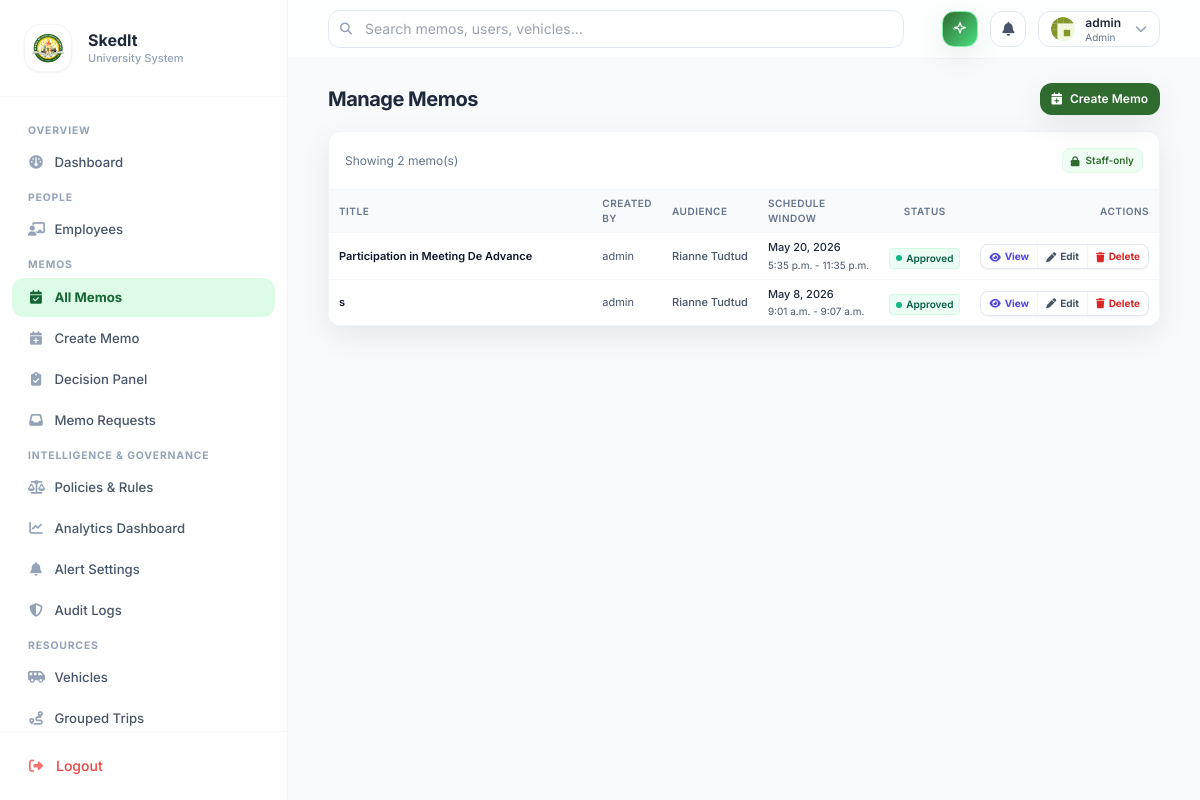
Page /memos/manage/memos/ (signed in) on the earlier database version.
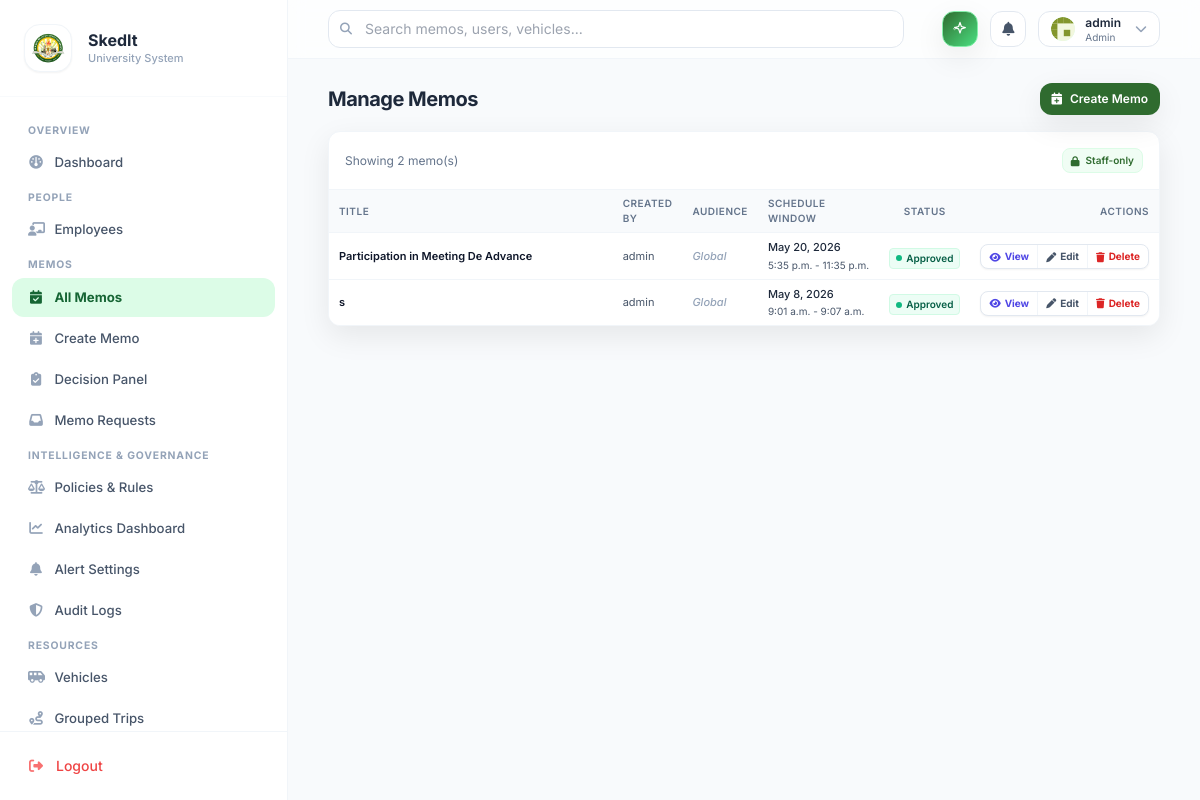
Same page on the later database version.
### memos/models.py (models this page shows, shortened)
class Memo(models.Model):
    class Priority(models.TextChoices):
        CRITICAL = "critical", "Critical"
        HIGH = "high", "High"
        MEDIUM = "medium", "Medium"
        LOW = "low", "Low"
    class Status(models.TextChoices):
        DRAFT = "draft", "Draft"
        PENDING = "pending", "Pending"
        APPROVED = "approved", "Approved"
        REJECTED = "rejected", "Rejected"
        DELEGATED = "delegated", "Delegated"
        CONFLICT = "conflict", "Conflict"
    class Category(models.TextChoices):
        INTERNAL = "internal", "Internal"
        EXTERNAL = "external", "External"
    title = models.CharField(max_length=200)
    description = models.TextField(blank=True)
    created_by = models.ForeignKey(
        settings.AUTH_USER_MODEL,
        on_delete=models.SET_NULL,
        null=True,
        blank=True,
        related_name="created_memos",
    )
    employees = models.ManyToManyField(
        settings.AUTH_USER_MODEL, related_name="memos", blank=True
    )
    to_all = models.BooleanField(default=False)
    reference_number = models.CharField(max_length=50, blank=True)
    date = models.DateField()
    start_time = models.TimeField()
    end_time = models.TimeField()
    venue = models.CharField(max_length=255, blank=True)
    destination = models.CharField(max_length=255, blank=True)
    priority = models.CharField(max_length=10, choices=Priority.choices, default=Priority.MEDIUM)
    required = models.BooleanField(default=False)
    category = models.CharField(max_length=20, choices=Category.choices, default=Category.INTERNAL)
    status = models.CharField(max_length=15, choices=Status.choices, default=Status.PENDING)
    delegated_to = models.ForeignKey(
        settings.AUTH_USER_MODEL,
        on_delete=models.SET_NULL,
        null=True,
        blank=True,
        related_name="delegated_memos",
    )
    campus = models.ForeignKey(
        "accounts.Campus", on_delete=models.SET_NULL, null=True, blank=True, related_name="memos"
    )
    department = models.ForeignKey(
        "accounts.Department", on_delete=models.SET_NULL, null=True, blank=True, related_name="memos"
    )
    created_at = models.DateTimeField(default=timezone.now, editable=False)
    updated_at = models.DateTimeField(auto_now=True)
    class Meta:
        ordering = ["-date", "start_time"]
        indexes = [
            models.Index(fields=["date", "start_time", "end_time"]),
        ]
    def get_employee_names(self) -> str:
        if self.to_all:
            return "All Faculty Members and Student"
        names = []
        for user in self.employees.all():
            if hasattr(user, 'profile') and user.profile.first_name:
                names.append(f"{user.profile.first_name} {user.profile.last_name}")
            else:
                names.append(user.get_full_name() or user.username)
        return ", ".join(names)

### accounts/models.py (models this page shows, shortened)
class Profile(models.Model):
    class Role(models.TextChoices):
        ADMIN = "admin", "Admin"
        HR = "hr", "HR"
        EMPLOYEE = "instructor", "Employee"
        APPROVER = "approver", "Department Head/Approver"
        TRANSPORTATION = "transportation", "Transportation"
        STAFF = "staff", "Staff"
    user = models.OneToOneField(User, on_delete=models.CASCADE, related_name="profile")
    first_name = models.CharField(max_length=150, blank=True)
    middle_name = models.CharField(max_length=150, blank=True)
    last_name = models.CharField(max_length=150, blank=True)
    employee_id = models.CharField(max_length=50, unique=True, null=True, blank=True)
    mobile_number = models.CharField(max_length=30, blank=True)
    address = models.TextField(blank=True)
    role = models.CharField(max_length=20, choices=Role.choices, default=Role.EMPLOYEE)
    department = models.ForeignKey(
        Department, on_delete=models.SET_NULL, null=True, blank=True, related_name="profiles"
    )
    profile_picture = models.ImageField(upload_to="profile_pictures/", null=True, blank=True)

### memos/views.py (the view)
# urls.py: path("manage/memos/", views.memo_admin_list, name="memo_admin_list"),
@login_required
def memo_admin_list(request):
    if not _is_admin(request.user):
        messages.error(request, "You do not have permission to view this page.")
        return redirect("accounts:post_login")
    memos = Memo.objects.all().prefetch_related("employees", "created_by").order_by("-date", "start_time")
    return render(request, "memos/memo_admin_list.html", {"memos": memos})

### memos/views.py (called while the page is built)
def _is_admin(user) -> bool:
    if not user or not getattr(user, "is_authenticated", False):
        return False
    if getattr(user, "is_staff", False) or getattr(user, "is_superuser", False):
        return True
    role = getattr(getattr(user, "profile", None), "role", None)
    return role == Profile.Role.ADMIN

### notifications/context_processors.py (called while the page is built)
def unread_notifications(request):
    user = getattr(request, "user", None)
    if not user or not getattr(user, "is_authenticated", False):
        return {
            "unread_notifications_count": 0,
            "recent_notifications": [],
        }
    return {
        "unread_notifications_count": Notification.objects.filter(user=user, is_read=False).count(),
        "recent_notifications": (
            Notification.objects.filter(user=user)
            .order_by("-created_at")[:8]
        ),
    }

### memos/templates/memos/memo_admin_list.html (shortened to what the changed rows need)
{% extends "base.html" %}
{% block content %}
<div class="flex items-center justify-between gap-4">
  <div>
    <h1 class="text-xl font-bold tracking-tight">Manage Memos</h1>
  </div>
</div>
<div class="mt-4 rounded-xl bg-white border border-slate-100 shadow-soft overflow-hidden" x-data="{ viewMemo: null, showDeleteModal: false, deleteUrl: '', deleteTitle: '' }">
  <div class="overflow-x-auto">
    <table class="min-w-full text-left divide-y divide-slate-200">
      <thead class="bg-slate-50">
        <tr class="border-b border-slate-100">
          <th class="px-2.5 py-1.5 text-[10px] font-semibold tracking-wider text-slate-500 uppercase">Title</th>
          <th class="px-2.5 py-1.5 text-[10px] font-semibold tracking-wider text-slate-500 uppercase">Created By</th>
          <th class="px-2.5 py-1.5 text-[10px] font-semibold tracking-wider text-slate-500 uppercase">Audience</th>
          <th class="px-2.5 py-1.5 text-[10px] font-semibold tracking-wider text-slate-500 uppercase">Schedule Window</th>
          <th class="px-2.5 py-1.5 text-[10px] font-semibold tracking-wider text-slate-500 uppercase text-center">Status</th>
          <th class="px-2.5 py-1.5 text-[10px] font-semibold tracking-wider text-slate-500 uppercase text-right">Actions</th>
        </tr>
      </thead>
      <tbody class="divide-y divide-slate-100 bg-white">
        {% for memo in memos %}
        <tr class="hover:bg-slate-50/50 transition-colors">
          <td class="px-2.5 py-1.5 w-2/5 max-w-sm">
            <span class="font-semibold text-slate-900 text-[11px] line-clamp-1">{{ memo.title }}</span>
          </td>
          <td class="px-2.5 py-1.5 whitespace-nowrap text-[11px] text-slate-600">{{ memo.created_by|default:"—" }}</td>
          <td class="px-2.5 py-1.5 whitespace-nowrap text-[11px] text-slate-600 font-medium">{{ memo.get_employee_names|default:'<span class="text-slate-400 italic">Global</span>'|safe }}</td>
          <td class="px-2.5 py-1.5 whitespace-nowrap text-[11px] text-slate-600">
            <div class="flex flex-col">
              <span class="font-medium text-slate-800">{{ memo.date }}</span>
              <span class="text-[10px] text-slate-600 mt-0.5">{{ memo.start_time }} - {{ memo.end_time }}</span>
            </div>
          </td>
          <td class="px-2.5 py-1.5 whitespace-nowrap text-center">
            {% if memo.status == 'approved' %}
            <span class="inline-flex items-center px-1.5 py-0.5 rounded text-[10px] font-semibold bg-emerald-50 text-emerald-800 border border-emerald-100">
              <span class="w-1.5 h-1.5 rounded-full mr-1 bg-emerald-500"></span>{{ memo.get_status_display }}
            </span>
            {% elif memo.status == 'conflict' %}
            <span class="inline-flex items-center px-1.5 py-0.5 rounded text-[10px] font-semibold bg-rose-50 text-rose-800 border border-rose-100">
              <span class="w-1.5 h-1.5 rounded-full mr-1 bg-rose-500"></span>{{ memo.get_status_display }}
            </span>
            {% else %}
            <span class="inline-flex items-center px-1.5 py-0.5 rounded text-[10px] font-semibold bg-amber-50 text-amber-800 border border-amber-100">
              <span class="w-1.5 h-1.5 rounded-full mr-1 bg-amber-500"></span>{{ memo.get_status_display }}
            </span>
            {% endif %}
          </td>
          <td class="px-2.5 py-1.5 whitespace-nowrap text-right">
            <div class="inline-flex rounded-lg border border-slate-200 bg-white shadow-sm overflow-hidden">
              <button title="Quick View" @click.prevent="viewMemo = { title: '{{ memo.title|escapejs }}', createdBy: '{{ memo.created_by|default:'—'|escapejs }}', assignedTo: '{{ memo.get_employee_names|escapejs }}', date: '{{ memo.date|date:'F j, Y'|escapejs }}', time: '{{ memo.start_time|time:'g:i a'|escapejs }} - {{ memo.end_time|time:'g:i a'|escapejs }}', status: '{{ memo.get_status_display|escapejs }}', priority: '{{ memo.get_priority_display|escapejs }}', createdAt: '{{ memo.created_at|date:'F j, Y g:i a'|escapejs }}', description: '{{ memo.description|default:''|escapejs }}', editUrl: '{% url 'memos:memo_edit' memo.pk %}' }" class="px-2 py-1 text-indigo-600 hover:text-indigo-800 hover:bg-slate-50 flex items-center gap-1 transition-colors border-r border-slate-100">
                <i class="fa-solid fa-eye text-[10px]"></i><span class="text-[10px] font-bold">View</span>
              </button>
              <a href="{% url 'memos:memo_edit' memo.pk %}" class="px-2 py-1 text-slate-600 hover:text-slate-800 hover:bg-slate-50 flex items-center gap-1 transition-colors border-r border-slate-100">
                <i class="fa-solid fa-pen text-[10px]"></i><span class="text-[10px] font-bold">Edit</span>
              </a>
              <button @click.prevent="showDeleteModal = true; deleteUrl = '{% url 'memos:memo_delete' memo.pk %}'; deleteTitle = '{{ memo.title|escapejs }}'" class="px-2 py-1 text-red-600 hover:text-red-800 hover:bg-red-50 flex items-center gap-1 transition-colors">
                <i class="fa-solid fa-trash text-[10px]"></i><span class="text-[10px] font-bold">Delete</span>
              </button>
            </div>
          </td>
        </tr>
        {% endfor %}
      </tbody>
    </table>
  </div>
</div>
{% endblock %}

Differences in the rows shown:
changed Memo "Participation in Meeting De Advance": get_employee_names "Rianne Tudtud" → "Global"
changed Memo "May 8, 2026": get_employee_names "Rianne Tudtud" → "Global"
